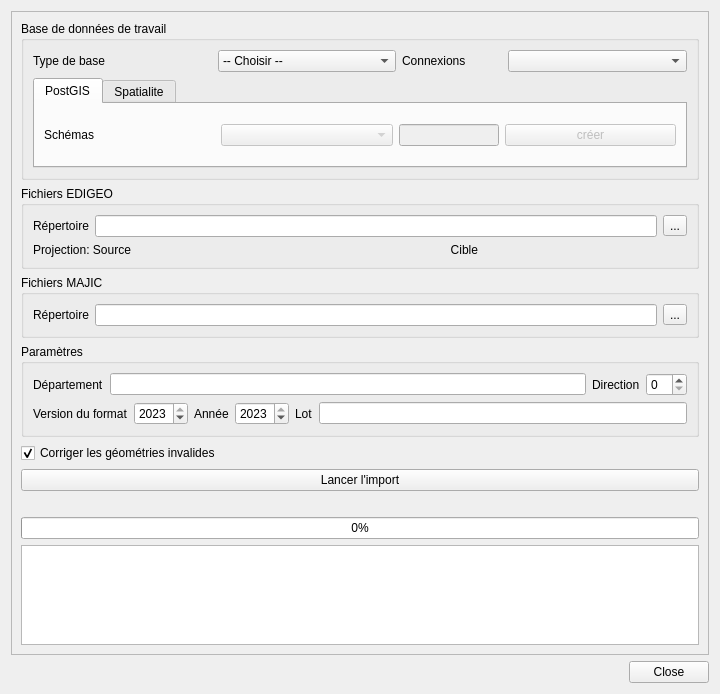
<?xml version="1.0" encoding="UTF-8"?>
<ui version="4.0">
 <class>cadastre_import_form</class>
 <widget class="QDialog" name="cadastre_import_form">
  <property name="geometry">
   <rect>
    <x>0</x>
    <y>0</y>
    <width>720</width>
    <height>694</height>
   </rect>
  </property>
  <property name="windowTitle">
   <string>Cadastre</string>
  </property>
  <layout class="QVBoxLayout" name="verticalLayout">
   <item>
    <widget class="QScrollArea" name="scrollArea">
     <property name="widgetResizable">
      <bool>true</bool>
     </property>
     <widget class="QWidget" name="scrollAreaWidgetContents_2">
      <property name="geometry">
       <rect>
        <x>0</x>
        <y>0</y>
        <width>686</width>
        <height>691</height>
       </rect>
      </property>
      <layout class="QVBoxLayout" name="verticalLayout_6">
       <item>
        <widget class="QGroupBox" name="groupBox">
         <property name="title">
          <string>Base de données de travail</string>
         </property>
         <layout class="QVBoxLayout" name="verticalLayout_7">
          <item>
           <layout class="QGridLayout" name="gridLayout">
            <item row="0" column="1">
             <widget class="QComboBox" name="liDbType">
              <property name="maximumSize">
               <size>
                <width>16777215</width>
                <height>16777215</height>
               </size>
              </property>
              <item>
               <property name="text">
                <string>-- Choisir --</string>
               </property>
              </item>
              <item>
               <property name="text">
                <string>Postgis</string>
               </property>
              </item>
              <item>
               <property name="text">
                <string>Spatialite</string>
               </property>
              </item>
             </widget>
            </item>
            <item row="0" column="2">
             <widget class="QLabel" name="label_2">
              <property name="maximumSize">
               <size>
                <width>100</width>
                <height>16777215</height>
               </size>
              </property>
              <property name="text">
               <string>Connexions</string>
              </property>
             </widget>
            </item>
            <item row="0" column="0">
             <widget class="QLabel" name="label">
              <property name="text">
               <string>Type de base</string>
              </property>
             </widget>
            </item>
            <item row="0" column="3">
             <widget class="QComboBox" name="liDbConnection"/>
            </item>
           </layout>
          </item>
          <item>
           <widget class="QTabWidget" name="databaseSpecificOptions">
            <property name="currentIndex">
             <number>0</number>
            </property>
            <widget class="QWidget" name="tab">
             <attribute name="title">
              <string>PostGIS</string>
             </attribute>
             <layout class="QVBoxLayout" name="verticalLayout_3">
              <item>
               <layout class="QHBoxLayout" name="horizontalLayout_3">
                <item>
                 <widget class="QLabel" name="label_3">
                  <property name="text">
                   <string>Schémas</string>
                  </property>
                 </widget>
                </item>
                <item>
                 <widget class="QComboBox" name="liDbSchema">
                  <property name="enabled">
                   <bool>false</bool>
                  </property>
                 </widget>
                </item>
                <item>
                 <widget class="QLineEdit" name="inDbCreateSchema">
                  <property name="enabled">
                   <bool>false</bool>
                  </property>
                  <property name="maximumSize">
                   <size>
                    <width>100</width>
                    <height>16777215</height>
                   </size>
                  </property>
                 </widget>
                </item>
                <item>
                 <widget class="QPushButton" name="btDbCreateSchema">
                  <property name="enabled">
                   <bool>false</bool>
                  </property>
                  <property name="maximumSize">
                   <size>
                    <width>16777215</width>
                    <height>16777215</height>
                   </size>
                  </property>
                  <property name="text">
                   <string>créer</string>
                  </property>
                 </widget>
                </item>
               </layout>
              </item>
             </layout>
            </widget>
            <widget class="QWidget" name="tab_2">
             <attribute name="title">
              <string>Spatialite</string>
             </attribute>
             <layout class="QVBoxLayout" name="verticalLayout_5">
              <item>
               <widget class="QLabel" name="label_7">
                <property name="text">
                 <string>Choisissez une connexion dans la liste ci-dessus, ou</string>
                </property>
                <property name="wordWrap">
                 <bool>true</bool>
                </property>
               </widget>
              </item>
              <item>
               <widget class="QPushButton" name="btCreateNewSpatialiteDb">
                <property name="text">
                 <string>Créer une base Spatialite</string>
                </property>
               </widget>
              </item>
             </layout>
            </widget>
           </widget>
          </item>
         </layout>
        </widget>
       </item>
       <item>
        <widget class="QGroupBox" name="groupBox_5">
         <property name="title">
          <string>Fichiers EDIGEO</string>
         </property>
         <layout class="QVBoxLayout" name="verticalLayout_13">
          <item>
           <layout class="QHBoxLayout" name="horizontalLayout_8">
            <item>
             <widget class="QLabel" name="label_11">
              <property name="text">
               <string>Répertoire</string>
              </property>
             </widget>
            </item>
            <item>
             <widget class="QLineEdit" name="inEdigeoSourceDir"/>
            </item>
            <item>
             <widget class="QToolButton" name="btEdigeoSourceDir">
              <property name="text">
               <string>...</string>
              </property>
             </widget>
            </item>
           </layout>
          </item>
          <item>
           <layout class="QHBoxLayout" name="horizontalLayout_9">
            <item>
             <widget class="QLabel" name="label_12">
              <property name="maximumSize">
               <size>
                <width>150</width>
                <height>16777215</height>
               </size>
              </property>
              <property name="text">
               <string>Projection: Source</string>
              </property>
             </widget>
            </item>
            <item>
             <widget class="QgsProjectionSelectionWidget" name="inEdigeoSourceProj"/>
            </item>
            <item>
             <widget class="QLabel" name="label_13">
              <property name="maximumSize">
               <size>
                <width>80</width>
                <height>16777215</height>
               </size>
              </property>
              <property name="layoutDirection">
               <enum>Qt::LeftToRight</enum>
              </property>
              <property name="styleSheet">
               <string notr="true"/>
              </property>
              <property name="text">
               <string>Cible</string>
              </property>
              <property name="alignment">
               <set>Qt::AlignRight|Qt::AlignTrailing|Qt::AlignVCenter</set>
              </property>
             </widget>
            </item>
            <item>
             <widget class="QgsProjectionSelectionWidget" name="inEdigeoTargetProj"/>
            </item>
           </layout>
          </item>
         </layout>
        </widget>
       </item>
       <item>
        <widget class="QGroupBox" name="groupBox_6">
         <property name="title">
          <string>Fichiers MAJIC</string>
         </property>
         <layout class="QVBoxLayout" name="verticalLayout_14">
          <item>
           <layout class="QHBoxLayout" name="horizontalLayout_11">
            <item>
             <widget class="QLabel" name="label_14">
              <property name="enabled">
               <bool>true</bool>
              </property>
              <property name="text">
               <string>Répertoire</string>
              </property>
             </widget>
            </item>
            <item>
             <widget class="QLineEdit" name="inMajicSourceDir">
              <property name="enabled">
               <bool>true</bool>
              </property>
             </widget>
            </item>
            <item>
             <widget class="QToolButton" name="btMajicSourceDir">
              <property name="text">
               <string>...</string>
              </property>
             </widget>
            </item>
           </layout>
          </item>
         </layout>
        </widget>
       </item>
       <item>
        <widget class="QGroupBox" name="groupBox_7">
         <property name="title">
          <string>Paramètres</string>
         </property>
         <layout class="QVBoxLayout" name="verticalLayout_15">
          <item>
           <layout class="QHBoxLayout" name="horizontalLayout_10">
            <item>
             <widget class="QLabel" name="label_4">
              <property name="text">
               <string>Département</string>
              </property>
             </widget>
            </item>
            <item>
             <widget class="QLineEdit" name="inEdigeoDepartement">
              <property name="inputMask">
               <string/>
              </property>
              <property name="maxLength">
               <number>2</number>
              </property>
             </widget>
            </item>
            <item>
             <widget class="QLabel" name="label_5">
              <property name="text">
               <string>Direction</string>
              </property>
             </widget>
            </item>
            <item>
             <widget class="QSpinBox" name="inEdigeoDirection">
              <property name="maximum">
               <number>10</number>
              </property>
             </widget>
            </item>
           </layout>
          </item>
          <item>
           <layout class="QHBoxLayout" name="horizontalLayout_12">
            <item>
             <widget class="QLabel" name="label_15">
              <property name="enabled">
               <bool>true</bool>
              </property>
              <property name="text">
               <string>Version du format</string>
              </property>
             </widget>
            </item>
            <item>
             <widget class="QSpinBox" name="inDataVersion">
              <property name="minimum">
               <number>2012</number>
              </property>
              <property name="maximum">
               <number>2023</number>
              </property>
              <property name="value">
               <number>2023</number>
              </property>
             </widget>
            </item>
            <item>
             <widget class="QLabel" name="label_16">
              <property name="text">
               <string>Année</string>
              </property>
             </widget>
            </item>
            <item>
             <widget class="QSpinBox" name="inDataYear">
              <property name="enabled">
               <bool>true</bool>
              </property>
              <property name="minimum">
               <number>2012</number>
              </property>
              <property name="maximum">
               <number>2023</number>
              </property>
              <property name="value">
               <number>2023</number>
              </property>
             </widget>
            </item>
            <item>
             <widget class="QLabel" name="label_6">
              <property name="text">
               <string>Lot</string>
              </property>
             </widget>
            </item>
            <item>
             <widget class="QLineEdit" name="inEdigeoLot">
              <property name="maxLength">
               <number>10</number>
              </property>
             </widget>
            </item>
           </layout>
          </item>
         </layout>
        </widget>
       </item>
       <item>
        <widget class="QCheckBox" name="cbMakeValid">
         <property name="text">
          <string>Corriger les géométries invalides</string>
         </property>
         <property name="checked">
          <bool>true</bool>
         </property>
        </widget>
       </item>
       <item>
        <widget class="QPushButton" name="btProcessImport">
         <property name="text">
          <string>Lancer l'import</string>
         </property>
        </widget>
       </item>
       <item>
        <layout class="QHBoxLayout" name="horizontalLayout">
         <item>
          <widget class="QLabel" name="stepLabel">
           <property name="text">
            <string/>
           </property>
          </widget>
         </item>
         <item>
          <widget class="QLabel" name="subStepLabel">
           <property name="text">
            <string/>
           </property>
          </widget>
         </item>
        </layout>
       </item>
       <item>
        <widget class="QProgressBar" name="pbProcess">
         <property name="value">
          <number>0</number>
         </property>
        </widget>
       </item>
       <item>
        <widget class="QTextEdit" name="txtLog">
         <property name="undoRedoEnabled">
          <bool>false</bool>
         </property>
         <property name="readOnly">
          <bool>false</bool>
         </property>
         <property name="html">
          <string>&lt;!DOCTYPE HTML PUBLIC &quot;-//W3C//DTD HTML 4.0//EN&quot; &quot;http://www.w3.org/TR/REC-html40/strict.dtd&quot;&gt;
&lt;html&gt;&lt;head&gt;&lt;meta name=&quot;qrichtext&quot; content=&quot;1&quot; /&gt;&lt;style type=&quot;text/css&quot;&gt;
p, li { white-space: pre-wrap; }
&lt;/style&gt;&lt;/head&gt;&lt;body style=&quot; font-family:'Ubuntu'; font-size:11pt; font-weight:400; font-style:normal;&quot;&gt;
&lt;p style=&quot;-qt-paragraph-type:empty; margin-top:0px; margin-bottom:0px; margin-left:0px; margin-right:0px; -qt-block-indent:0; text-indent:0px;&quot;&gt;&lt;br /&gt;&lt;/p&gt;&lt;/body&gt;&lt;/html&gt;</string>
         </property>
         <property name="acceptRichText">
          <bool>true</bool>
         </property>
         <property name="textInteractionFlags">
          <set>Qt::TextEditorInteraction</set>
         </property>
        </widget>
       </item>
       <item>
        <spacer name="verticalSpacer_4">
         <property name="orientation">
          <enum>Qt::Vertical</enum>
         </property>
         <property name="sizeHint" stdset="0">
          <size>
           <width>20</width>
           <height>40</height>
          </size>
         </property>
        </spacer>
       </item>
      </layout>
     </widget>
    </widget>
   </item>
   <item>
    <widget class="QDialogButtonBox" name="buttonBox">
     <property name="standardButtons">
      <set>QDialogButtonBox::Close</set>
     </property>
    </widget>
   </item>
  </layout>
 </widget>
 <customwidgets>
  <customwidget>
   <class>QgsProjectionSelectionWidget</class>
   <extends>QWidget</extends>
   <header>qgis.gui</header>
  </customwidget>
 </customwidgets>
 <connections/>
</ui>
